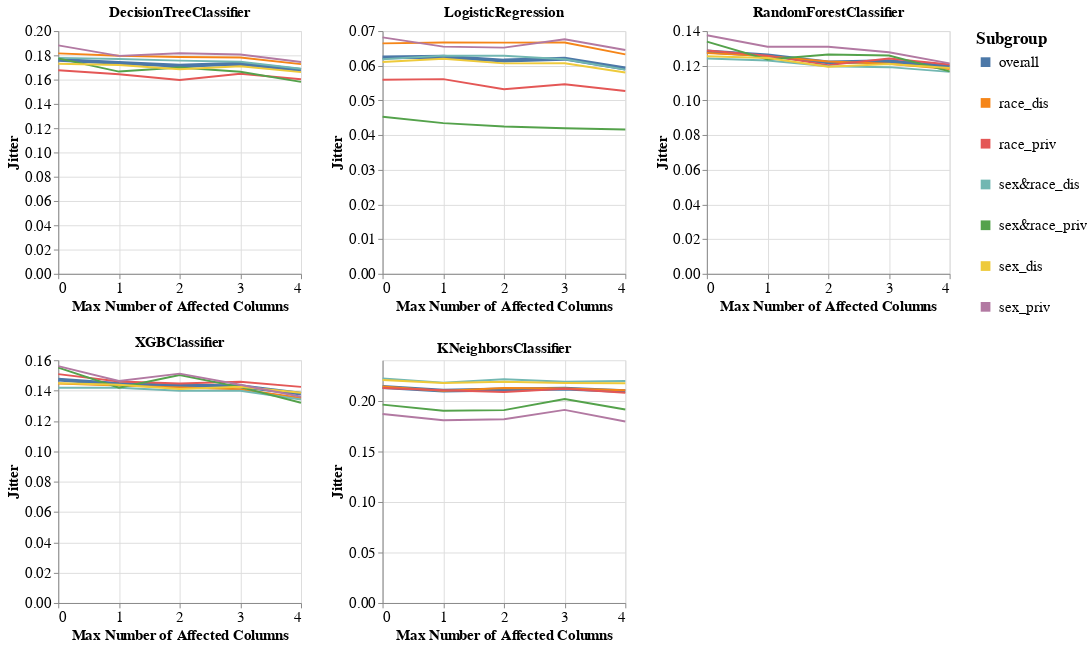

This figure's notebook cell:
### Markdown cell above
### Specific subgroup metric per dataset and multiple models

### Code cell
visualizer.create_subgroups_grid_pct_lines_per_model_plot(subgroup_metric='Jitter',
                                                          target_preprocessing_technique=PREPROCESSING_TECHNIQUES[0],
                                                          model_names=MODEL_NAMES,
                                                          mode='max_num_columns')

### Figure 1 — Vega-Lite specification as saved in the notebook (floating-point values rounded to 4 significant figures)
{"config": {"view": {"continuousWidth": 400, "continuousHeight": 300}, "axis": {"labelFontSize": 15, "titleFontSize": 15}, "legend": {"labelFontSize": 15, "symbolStrokeWidth": 10, "titleFontSize": 17}, "title": {"fontSize": 15}}, "vconcat": [{"hconcat": [{"mark": "line", "encoding": {"color": {"field": "Subgroup", "type": "nominal"}, "strokeWidth": {"condition": {"value": 4, "test": "datum.Subgroup == 'overall'"}, "value": 2}, "x": {"axis": {"tickMinStep": 1}, "field": "Percentage", "title": "Max Number of Affected Columns", "type": "quantitative"}, "y": {"field": "Metric_Value", "title": "Jitter", "type": "quantitative"}}, "height": 250, "title": "DecisionTreeClassifier", "width": 250}, {"data": {"name": "data-a92ba8053cffd406ef3d83cafd9003b3"}, "mark": "line", "encoding": {"color": {"field": "Subgroup", "type": "nominal"}, "strokeWidth": {"condition": {"value": 4, "test": "datum.Subgroup == 'overall'"}, "value": 2}, "x": {"axis": {"tickMinStep": 1}, "field": "Percentage", "title": "Max Number of Affected Columns", "type": "quantitative"}, "y": {"field": "Metric_Value", "title": "Jitter", "type": "quantitative"}}, "height": 250, "title": "LogisticRegression", "width": 250}, {"data": {"name": "data-cd5742ee806b767fe313db1b54f65eeb"}, "mark": "line", "encoding": {"color": {"field": "Subgroup", "type": "nominal"}, "strokeWidth": {"condition": {"value": 4, "test": "datum.Subgroup == 'overall'"}, "value": 2}, "x": {"axis": {"tickMinStep": 1}, "field": "Percentage", "title": "Max Number of Affected Columns", "type": "quantitative"}, "y": {"field": "Metric_Value", "title": "Jitter", "type": "quantitative"}}, "height": 250, "title": "RandomForestClassifier", "width": 250}]}, {"hconcat": [{"mark": "line", "encoding": {"color": {"field": "Subgroup", "type": "nominal"}, "strokeWidth": {"condition": {"value": 4, "test": "datum.Subgroup == 'overall'"}, "value": 2}, "x": {"axis": {"tickMinStep": 1}, "field": "Percentage", "title": "Max Number of Affected Columns", "type": "quantitative"}, "y": {"field": "Metric_Value", "title": "Jitter", "type": "quantitative"}}, "height": 250, "title": "XGBClassifier", "width": 250}, {"data": {"name": "data-e5080bacfdd8e9cd53d47f045d9adc9f"}, "mark": "line", "encoding": {"color": {"field": "Subgroup", "type": "nominal"}, "strokeWidth": {"condition": {"value": 4, "test": "datum.Subgroup == 'overall'"}, "value": 2}, "x": {"axis": {"tickMinStep": 1}, "field": "Percentage", "title": "Max Number of Affected Columns", "type": "quantitative"}, "y": {"field": "Metric_Value", "title": "Jitter", "type": "quantitative"}}, "height": 250, "title": "KNeighborsClassifier", "width": 250}], "data": {"name": "data-29b5c967879d0432fb229ee66afd3fc4"}}], "data": {"name": "data-c56f06eae6d95aa3b6ca33a19c95e19d"}, "$schema": "https://vega.github.io/schema/vega-lite/v4.17.0.json", "datasets": {"data-c56f06eae6d95aa3b6ca33a19c95e19d": [{"Model_Name": "DecisionTreeClassifier", "Test_Set_Index": 0.0, "Metric": "Jitter", "Subgroup": "overall", "Num_Estimators": 200.0, "Metric_Value": 0.1763, "Percentage": 0.0}, {"Model_Name": "DecisionTreeClassifier", "Test_Set_Index": 0.0, "Metric": "Jitter", "Subgroup": "race_dis", "Num_Estimators": 200.0, "Metric_Value": 0.1816, "Percentage": 0.0}, {"Model_Name": "DecisionTreeClassifier", "Test_Set_Index": 0.0, "Metric": "Jitter", "Subgroup": "race_priv", "Num_Estimators": 200.0, "Metric_Value": 0.1677, "Percentage": 0.0}, {"Model_Name": "DecisionTreeClassifier", "Test_Set_Index": 0.0, "Metric": "Jitter", "Subgroup": "sex&race_dis", "Num_Estimators": 200.0, "Metric_Value": 0.1779, "Percentage": 0.0}, {"Model_Name": "DecisionTreeClassifier", "Test_Set_Index": 0.0, "Metric": "Jitter", "Subgroup": "sex&race_priv", "Num_Estimators": 200.0, "Metric_Value": 0.1775, "Percentage": 0.0}, {"Model_Name": "DecisionTreeClassifier", "Test_Set_Index": 0.0, "Metric": "Jitter", "Subgroup": "sex_dis", "Num_Estimators": 200.0, "Metric_Value": 0.173, "Percentage": 0.0}, {"Model_Name": "DecisionTreeClassifier", "Test_Set_Index": 0.0, "Metric": "Jitter", "Subgroup": "sex_priv", "Num_Estimators": 200.0, "Metric_Value": 0.1882, "Percentage": 0.0}, {"Model_Name": "DecisionTreeClassifier", "Test_Set_Index": 1.0, "Metric": "Jitter", "Subgroup": "overall", "Num_Estimators": 200.0, "Metric_Value": 0.1738, "Percentage": 1.0}, {"Model_Name": "DecisionTreeClassifier", "Test_Set_Index": 1.0, "Metric": "Jitter", "Subgroup": "race_dis", "Num_Estimators": 200.0, "Metric_Value": 0.1796, "Percentage": 1.0}, {"Model_Name": "DecisionTreeClassifier", "Test_Set_Index": 1.0, "Metric": "Jitter", "Subgroup": "race_priv", "Num_Estimators": 200.0, "Metric_Value": 0.1645, "Percentage": 1.0}, {"Model_Name": "DecisionTreeClassifier", "Test_Set_Index": 1.0, "Metric": "Jitter", "Subgroup": "sex&race_dis", "Num_Estimators": 200.0, "Metric_Value": 0.177, "Percentage": 1.0}, {"Model_Name": "DecisionTreeClassifier", "Test_Set_Index": 1.0, "Metric": "Jitter", "Subgroup": "sex&race_priv", "Num_Estimators": 200.0, "Metric_Value": 0.1666, "Percentage": 1.0}, {"Model_Name": "DecisionTreeClassifier", "Test_Set_Index": 1.0, "Metric": "Jitter", "Subgroup": "sex_dis", "Num_Estimators": 200.0, "Metric_Value": 0.1721, "Percentage": 1.0}, {"Model_Name": "DecisionTreeClassifier", "Test_Set_Index": 1.0, "Metric": "Jitter", "Subgroup": "sex_priv", "Num_Estimators": 200.0, "Metric_Value": 0.1796, "Percentage": 1.0}, {"Model_Name": "DecisionTreeClassifier", "Test_Set_Index": 2.0, "Metric": "Jitter", "Subgroup": "overall", "Num_Estimators": 200.0, "Metric_Value": 0.1714, "Percentage": 2.0}, {"Model_Name": "DecisionTreeClassifier", "Test_Set_Index": 2.0, "Metric": "Jitter", "Subgroup": "race_dis", "Num_Estimators": 200.0, "Metric_Value": 0.1787, "Percentage": 2.0}, {"Model_Name": "DecisionTreeClassifier", "Test_Set_Index": 2.0, "Metric": "Jitter", "Subgroup": "race_priv", "Num_Estimators": 200.0, "Metric_Value": 0.1597, "Percentage": 2.0}, {"Model_Name": "DecisionTreeClassifier", "Test_Set_Index": 2.0, "Metric": "Jitter", "Subgroup": "sex&race_dis", "Num_Estimators": 200.0, "Metric_Value": 0.1757, "Percentage": 2.0}, {"Model_Name": "DecisionTreeClassifier", "Test_Set_Index": 2.0, "Metric": "Jitter", "Subgroup": "sex&race_priv", "Num_Estimators": 200.0, "Metric_Value": 0.17, "Percentage": 2.0}, {"Model_Name": "DecisionTreeClassifier", "Test_Set_Index": 2.0, "Metric": "Jitter", "Subgroup": "sex_dis", "Num_Estimators": 200.0, "Metric_Value": 0.1686, "Percentage": 2.0}, {"Model_Name": "DecisionTreeClassifier", "Test_Set_Index": 2.0, "Metric": "Jitter", "Subgroup": "sex_priv", "Num_Estimators": 200.0, "Metric_Value": 0.1817, "Percentage": 2.0}, {"Model_Name": "DecisionTreeClassifier", "Test_Set_Index": 3.0, "Metric": "Jitter", "Subgroup": "overall", "Num_Estimators": 200.0, "Metric_Value": 0.1731, "Percentage": 3.0}, {"Model_Name": "DecisionTreeClassifier", "Test_Set_Index": 3.0, "Metric": "Jitter", "Subgroup": "race_dis", "Num_Estimators": 200.0, "Metric_Value": 0.1783, "Percentage": 3.0}, {"Model_Name": "DecisionTreeClassifier", "Test_Set_Index": 3.0, "Metric": "Jitter", "Subgroup": "race_priv", "Num_Estimators": 200.0, "Metric_Value": 0.1649, "Percentage": 3.0}, {"Model_Name": "DecisionTreeClassifier", "Test_Set_Index": 3.0, "Metric": "Jitter", "Subgroup": "sex&race_dis", "Num_Estimators": 200.0, "Metric_Value": 0.1748, "Percentage": 3.0}, {"Model_Name": "DecisionTreeClassifier", "Test_Set_Index": 3.0, "Metric": "Jitter", "Subgroup": "sex&race_priv", "Num_Estimators": 200.0, "Metric_Value": 0.1665, "Percentage": 3.0}, {"Model_Name": "DecisionTreeClassifier", "Test_Set_Index": 3.0, "Metric": "Jitter", "Subgroup": "sex_dis", "Num_Estimators": 200.0, "Metric_Value": 0.171, "Percentage": 3.0}, {"Model_Name": "DecisionTreeClassifier", "Test_Set_Index": 3.0, "Metric": "Jitter", "Subgroup": "sex_priv", "Num_Estimators": 200.0, "Metric_Value": 0.1807, "Percentage": 3.0}, {"Model_Name": "DecisionTreeClassifier", "Test_Set_Index": 4.0, "Metric": "Jitter", "Subgroup": "overall", "Num_Estimators": 200.0, "Metric_Value": 0.168, "Percentage": 4.0}, {"Model_Name": "DecisionTreeClassifier", "Test_Set_Index": 4.0, "Metric": "Jitter", "Subgroup": "race_dis", "Num_Estimators": 200.0, "Metric_Value": 0.1728, "Percentage": 4.0}, {"Model_Name": "DecisionTreeClassifier", "Test_Set_Index": 4.0, "Metric": "Jitter", "Subgroup": "race_priv", "Num_Estimators": 200.0, "Metric_Value": 0.1604, "Percentage": 4.0}, {"Model_Name": "DecisionTreeClassifier", "Test_Set_Index": 4.0, "Metric": "Jitter", "Subgroup": "sex&race_dis", "Num_Estimators": 200.0, "Metric_Value": 0.169, "Percentage": 4.0}, {"Model_Name": "DecisionTreeClassifier", "Test_Set_Index": 4.0, "Metric": "Jitter", "Subgroup": "sex&race_priv", "Num_Estimators": 200.0, "Metric_Value": 0.1581, "Percentage": 4.0}, {"Model_Name": "DecisionTreeClassifier", "Test_Set_Index": 4.0, "Metric": "Jitter", "Subgroup": "sex_dis", "Num_Estimators": 200.0, "Metric_Value": 0.1662, "Percentage": 4.0}, {"Model_Name": "DecisionTreeClassifier", "Test_Set_Index": 4.0, "Metric": "Jitter", "Subgroup": "sex_priv", "Num_Estimators": 200.0, "Metric_Value": 0.1746, "Percentage": 4.0}], "data-a92ba8053cffd406ef3d83cafd9003b3": [{"Model_Name": "LogisticRegression", "Test_Set_Index": 0.0, "Metric": "Jitter", "Subgroup": "overall", "Num_Estimators": 200.0, "Metric_Value": 0.06241, "Percentage": 0.0}, {"Model_Name": "LogisticRegression", "Test_Set_Index": 0.0, "Metric": "Jitter", "Subgroup": "race_dis", "Num_Estimators": 200.0, "Metric_Value": 0.06645, "Percentage": 0.0}, {"Model_Name": "LogisticRegression", "Test_Set_Index": 0.0, "Metric": "Jitter", "Subgroup": "race_priv", "Num_Estimators": 200.0, "Metric_Value": 0.05599, "Percentage": 0.0}, {"Model_Name": "LogisticRegression", "Test_Set_Index": 0.0, "Metric": "Jitter", "Subgroup": "sex&race_dis", "Num_Estimators": 200.0, "Metric_Value": 0.0619, "Percentage": 0.0}, {"Model_Name": "LogisticRegression", "Test_Set_Index": 0.0, "Metric": "Jitter", "Subgroup": "sex&race_priv", "Num_Estimators": 200.0, "Metric_Value": 0.04529, "Percentage": 0.0}, {"Model_Name": "LogisticRegression", "Test_Set_Index": 0.0, "Metric": "Jitter", "Subgroup": "sex_dis", "Num_Estimators": 200.0, "Metric_Value": 0.06108, "Percentage": 0.0}, {"Model_Name": "LogisticRegression", "Test_Set_Index": 0.0, "Metric": "Jitter", "Subgroup": "sex_priv", "Num_Estimators": 200.0, "Metric_Value": 0.06819, "Percentage": 0.0}, {"Model_Name": "LogisticRegression", "Test_Set_Index": 1.0, "Metric": "Jitter", "Subgroup": "overall", "Num_Estimators": 200.0, "Metric_Value": 0.06261, "Percentage": 1.0}, {"Model_Name": "LogisticRegression", "Test_Set_Index": 1.0, "Metric": "Jitter", "Subgroup": "race_dis", "Num_Estimators": 200.0, "Metric_Value": 0.0667, "Percentage": 1.0}, {"Model_Name": "LogisticRegression", "Test_Set_Index": 1.0, "Metric": "Jitter", "Subgroup": "race_priv", "Num_Estimators": 200.0, "Metric_Value": 0.05615, "Percentage": 1.0}, {"Model_Name": "LogisticRegression", "Test_Set_Index": 1.0, "Metric": "Jitter", "Subgroup": "sex&race_dis", "Num_Estimators": 200.0, "Metric_Value": 0.06292, "Percentage": 1.0}, {"Model_Name": "LogisticRegression", "Test_Set_Index": 1.0, "Metric": "Jitter", "Subgroup": "sex&race_priv", "Num_Estimators": 200.0, "Metric_Value": 0.04346, "Percentage": 1.0}, {"Model_Name": "LogisticRegression", "Test_Set_Index": 1.0, "Metric": "Jitter", "Subgroup": "sex_dis", "Num_Estimators": 200.0, "Metric_Value": 0.06201, "Percentage": 1.0}, {"Model_Name": "LogisticRegression", "Test_Set_Index": 1.0, "Metric": "Jitter", "Subgroup": "sex_priv", "Num_Estimators": 200.0, "Metric_Value": 0.06552, "Percentage": 1.0}, {"Model_Name": "LogisticRegression", "Test_Set_Index": 2.0, "Metric": "Jitter", "Subgroup": "overall", "Num_Estimators": 200.0, "Metric_Value": 0.0615, "Percentage": 2.0}, {"Model_Name": "LogisticRegression", "Test_Set_Index": 2.0, "Metric": "Jitter", "Subgroup": "race_dis", "Num_Estimators": 200.0, "Metric_Value": 0.06666, "Percentage": 2.0}, {"Model_Name": "LogisticRegression", "Test_Set_Index": 2.0, "Metric": "Jitter", "Subgroup": "race_priv", "Num_Estimators": 200.0, "Metric_Value": 0.05325, "Percentage": 2.0}, {"Model_Name": "LogisticRegression", "Test_Set_Index": 2.0, "Metric": "Jitter", "Subgroup": "sex&race_dis", "Num_Estimators": 200.0, "Metric_Value": 0.06287, "Percentage": 2.0}, {"Model_Name": "LogisticRegression", "Test_Set_Index": 2.0, "Metric": "Jitter", "Subgroup": "sex&race_priv", "Num_Estimators": 200.0, "Metric_Value": 0.04246, "Percentage": 2.0}, {"Model_Name": "LogisticRegression", "Test_Set_Index": 2.0, "Metric": "Jitter", "Subgroup": "sex_dis", "Num_Estimators": 200.0, "Metric_Value": 0.06069, "Percentage": 2.0}, {"Model_Name": "LogisticRegression", "Test_Set_Index": 2.0, "Metric": "Jitter", "Subgroup": "sex_priv", "Num_Estimators": 200.0, "Metric_Value": 0.06523, "Percentage": 2.0}, {"Model_Name": "LogisticRegression", "Test_Set_Index": 3.0, "Metric": "Jitter", "Subgroup": "overall", "Num_Estimators": 200.0, "Metric_Value": 0.06204, "Percentage": 3.0}, {"Model_Name": "LogisticRegression", "Test_Set_Index": 3.0, "Metric": "Jitter", "Subgroup": "race_dis", "Num_Estimators": 200.0, "Metric_Value": 0.06672, "Percentage": 3.0}, {"Model_Name": "LogisticRegression", "Test_Set_Index": 3.0, "Metric": "Jitter", "Subgroup": "race_priv", "Num_Estimators": 200.0, "Metric_Value": 0.05465, "Percentage": 3.0}, {"Model_Name": "LogisticRegression", "Test_Set_Index": 3.0, "Metric": "Jitter", "Subgroup": "sex&race_dis", "Num_Estimators": 200.0, "Metric_Value": 0.06186, "Percentage": 3.0}, {"Model_Name": "LogisticRegression", "Test_Set_Index": 3.0, "Metric": "Jitter", "Subgroup": "sex&race_priv", "Num_Estimators": 200.0, "Metric_Value": 0.04195, "Percentage": 3.0}, {"Model_Name": "LogisticRegression", "Test_Set_Index": 3.0, "Metric": "Jitter", "Subgroup": "sex_dis", "Num_Estimators": 200.0, "Metric_Value": 0.06074, "Percentage": 3.0}, {"Model_Name": "LogisticRegression", "Test_Set_Index": 3.0, "Metric": "Jitter", "Subgroup": "sex_priv", "Num_Estimators": 200.0, "Metric_Value": 0.06762, "Percentage": 3.0}, {"Model_Name": "LogisticRegression", "Test_Set_Index": 4.0, "Metric": "Jitter", "Subgroup": "overall", "Num_Estimators": 200.0, "Metric_Value": 0.0592, "Percentage": 4.0}, {"Model_Name": "LogisticRegression", "Test_Set_Index": 4.0, "Metric": "Jitter", "Subgroup": "race_dis", "Num_Estimators": 200.0, "Metric_Value": 0.06329, "Percentage": 4.0}, {"Model_Name": "LogisticRegression", "Test_Set_Index": 4.0, "Metric": "Jitter", "Subgroup": "race_priv", "Num_Estimators": 200.0, "Metric_Value": 0.05274, "Percentage": 4.0}, {"Model_Name": "LogisticRegression", "Test_Set_Index": 4.0, "Metric": "Jitter", "Subgroup": "sex&race_dis", "Num_Estimators": 200.0, "Metric_Value": 0.05888, "Percentage": 4.0}, {"Model_Name": "LogisticRegression", "Test_Set_Index": 4.0, "Metric": "Jitter", "Subgroup": "sex&race_priv", "Num_Estimators": 200.0, "Metric_Value": 0.04159, "Percentage": 4.0}, {"Model_Name": "LogisticRegression", "Test_Set_Index": 4.0, "Metric": "Jitter", "Subgroup": "sex_dis", "Num_Estimators": 200.0, "Metric_Value": 0.05804, "Percentage": 4.0}, {"Model_Name": "LogisticRegression", "Test_Set_Index": 4.0, "Metric": "Jitter", "Subgroup": "sex_priv", "Num_Estimators": 200.0, "Metric_Value": 0.06456, "Percentage": 4.0}], "data-cd5742ee806b767fe313db1b54f65eeb": [{"Model_Name": "RandomForestClassifier", "Test_Set_Index": 0.0, "Metric": "Jitter", "Subgroup": "overall", "Num_Estimators": 200.0, "Metric_Value": 0.1282, "Percentage": 0.0}, {"Model_Name": "RandomForestClassifier", "Test_Set_Index": 0.0, "Metric": "Jitter", "Subgroup": "race_dis", "Num_Estimators": 200.0, "Metric_Value": 0.1273, "Percentage": 0.0}, {"Model_Name": "RandomForestClassifier", "Test_Set_Index": 0.0, "Metric": "Jitter", "Subgroup": "race_priv", "Num_Estimators": 200.0, "Metric_Value": 0.1288, "Percentage": 0.0}, {"Model_Name": "RandomForestClassifier", "Test_Set_Index": 0.0, "Metric": "Jitter", "Subgroup": "sex&race_dis", "Num_Estimators": 200.0, "Metric_Value": 0.1242, "Percentage": 0.0}, {"Model_Name": "RandomForestClassifier", "Test_Set_Index": 0.0, "Metric": "Jitter", "Subgroup": "sex&race_priv", "Num_Estimators": 200.0, "Metric_Value": 0.1339, "Percentage": 0.0}, {"Model_Name": "RandomForestClassifier", "Test_Set_Index": 0.0, "Metric": "Jitter", "Subgroup": "sex_dis", "Num_Estimators": 200.0, "Metric_Value": 0.1255, "Percentage": 0.0}, {"Model_Name": "RandomForestClassifier", "Test_Set_Index": 0.0, "Metric": "Jitter", "Subgroup": "sex_priv", "Num_Estimators": 200.0, "Metric_Value": 0.1376, "Percentage": 0.0}, {"Model_Name": "RandomForestClassifier", "Test_Set_Index": 1.0, "Metric": "Jitter", "Subgroup": "overall", "Num_Estimators": 200.0, "Metric_Value": 0.126, "Percentage": 1.0}, {"Model_Name": "RandomForestClassifier", "Test_Set_Index": 1.0, "Metric": "Jitter", "Subgroup": "race_dis", "Num_Estimators": 200.0, "Metric_Value": 0.1256, "Percentage": 1.0}, {"Model_Name": "RandomForestClassifier", "Test_Set_Index": 1.0, "Metric": "Jitter", "Subgroup": "race_priv", "Num_Estimators": 200.0, "Metric_Value": 0.1258, "Percentage": 1.0}, {"Model_Name": "RandomForestClassifier", "Test_Set_Index": 1.0, "Metric": "Jitter", "Subgroup": "sex&race_dis", "Num_Estimators": 200.0, "Metric_Value": 0.123, "Percentage": 1.0}, {"Model_Name": "RandomForestClassifier", "Test_Set_Index": 1.0, "Metric": "Jitter", "Subgroup": "sex&race_priv", "Num_Estimators": 200.0, "Metric_Value": 0.1236, "Percentage": 1.0}, {"Model_Name": "RandomForestClassifier", "Test_Set_Index": 1.0, "Metric": "Jitter", "Subgroup": "sex_dis", "Num_Estimators": 200.0, "Metric_Value": 0.1245, "Percentage": 1.0}, {"Model_Name": "RandomForestClassifier", "Test_Set_Index": 1.0, "Metric": "Jitter", "Subgroup": "sex_priv", "Num_Estimators": 200.0, "Metric_Value": 0.131, "Percentage": 1.0}, {"Model_Name": "RandomForestClassifier", "Test_Set_Index": 2.0, "Metric": "Jitter", "Subgroup": "overall", "Num_Estimators": 200.0, "Metric_Value": 0.122, "Percentage": 2.0}, {"Model_Name": "RandomForestClassifier", "Test_Set_Index": 2.0, "Metric": "Jitter", "Subgroup": "race_dis", "Num_Estimators": 200.0, "Metric_Value": 0.1225, "Percentage": 2.0}, {"Model_Name": "RandomForestClassifier", "Test_Set_Index": 2.0, "Metric": "Jitter", "Subgroup": "race_priv", "Num_Estimators": 200.0, "Metric_Value": 0.1204, "Percentage": 2.0}, {"Model_Name": "RandomForestClassifier", "Test_Set_Index": 2.0, "Metric": "Jitter", "Subgroup": "sex&race_dis", "Num_Estimators": 200.0, "Metric_Value": 0.1197, "Percentage": 2.0}, {"Model_Name": "RandomForestClassifier", "Test_Set_Index": 2.0, "Metric": "Jitter", "Subgroup": "sex&race_priv", "Num_Estimators": 200.0, "Metric_Value": 0.1265, "Percentage": 2.0}, {"Model_Name": "RandomForestClassifier", "Test_Set_Index": 2.0, "Metric": "Jitter", "Subgroup": "sex_dis", "Num_Estimators": 200.0, "Metric_Value": 0.1194, "Percentage": 2.0}, {"Model_Name": "RandomForestClassifier", "Test_Set_Index": 2.0, "Metric": "Jitter", "Subgroup": "sex_priv", "Num_Estimators": 200.0, "Metric_Value": 0.131, "Percentage": 2.0}, {"Model_Name": "RandomForestClassifier", "Test_Set_Index": 3.0, "Metric": "Jitter", "Subgroup": "overall", "Num_Estimators": 200.0, "Metric_Value": 0.1226, "Percentage": 3.0}, {"Model_Name": "RandomForestClassifier", "Test_Set_Index": 3.0, "Metric": "Jitter", "Subgroup": "race_dis", "Num_Estimators": 200.0, "Metric_Value": 0.1211, "Percentage": 3.0}, {"Model_Name": "RandomForestClassifier", "Test_Set_Index": 3.0, "Metric": "Jitter", "Subgroup": "race_priv", "Num_Estimators": 200.0, "Metric_Value": 0.1242, "Percentage": 3.0}, {"Model_Name": "RandomForestClassifier", "Test_Set_Index": 3.0, "Metric": "Jitter", "Subgroup": "sex&race_dis", "Num_Estimators": 200.0, "Metric_Value": 0.1192, "Percentage": 3.0}, {"Model_Name": "RandomForestClassifier", "Test_Set_Index": 3.0, "Metric": "Jitter", "Subgroup": "sex&race_priv", "Num_Estimators": 200.0, "Metric_Value": 0.1259, "Percentage": 3.0}, {"Model_Name": "RandomForestClassifier", "Test_Set_Index": 3.0, "Metric": "Jitter", "Subgroup": "sex_dis", "Num_Estimators": 200.0, "Metric_Value": 0.121, "Percentage": 3.0}, {"Model_Name": "RandomForestClassifier", "Test_Set_Index": 3.0, "Metric": "Jitter", "Subgroup": "sex_priv", "Num_Estimators": 200.0, "Metric_Value": 0.1278, "Percentage": 3.0}, {"Model_Name": "RandomForestClassifier", "Test_Set_Index": 4.0, "Metric": "Jitter", "Subgroup": "overall", "Num_Estimators": 200.0, "Metric_Value": 0.1195, "Percentage": 4.0}, {"Model_Name": "RandomForestClassifier", "Test_Set_Index": 4.0, "Metric": "Jitter", "Subgroup": "race_dis", "Num_Estimators": 200.0, "Metric_Value": 0.1182, "Percentage": 4.0}, {"Model_Name": "RandomForestClassifier", "Test_Set_Index": 4.0, "Metric": "Jitter", "Subgroup": "race_priv", "Num_Estimators": 200.0, "Metric_Value": 0.1207, "Percentage": 4.0}, {"Model_Name": "RandomForestClassifier", "Test_Set_Index": 4.0, "Metric": "Jitter", "Subgroup": "sex&race_dis", "Num_Estimators": 200.0, "Metric_Value": 0.1165, "Percentage": 4.0}, {"Model_Name": "RandomForestClassifier", "Test_Set_Index": 4.0, "Metric": "Jitter", "Subgroup": "sex&race_priv", "Num_Estimators": 200.0, "Metric_Value": 0.1167, "Percentage": 4.0}, {"Model_Name": "RandomForestClassifier", "Test_Set_Index": 4.0, "Metric": "Jitter", "Subgroup": "sex_dis", "Num_Estimators": 200.0, "Metric_Value": 0.1187, "Percentage": 4.0}, {"Model_Name": "RandomForestClassifier", "Test_Set_Index": 4.0, "Metric": "Jitter", "Subgroup": "sex_priv", "Num_Estimators": 200.0, "Metric_Value": 0.1214, "Percentage": 4.0}], "data-29b5c967879d0432fb229ee66afd3fc4": [{"Model_Name": "XGBClassifier", "Test_Set_Index": 0.0, "Metric": "Jitter", "Subgroup": "overall", "Num_Estimators": 200.0, "Metric_Value": 0.1472, "Percentage": 0.0}, {"Model_Name": "XGBClassifier", "Test_Set_Index": 0.0, "Metric": "Jitter", "Subgroup": "race_dis", "Num_Estimators": 200.0, "Metric_Value": 0.1447, "Percentage": 0.0}, {"Model_Name": "XGBClassifier", "Test_Set_Index": 0.0, "Metric": "Jitter", "Subgroup": "race_priv", "Num_Estimators": 200.0, "Metric_Value": 0.1508, "Percentage": 0.0}, {"Model_Name": "XGBClassifier", "Test_Set_Index": 0.0, "Metric": "Jitter", "Subgroup": "sex&race_dis", "Num_Estimators": 200.0, "Metric_Value": 0.1419, "Percentage": 0.0}, {"Model_Name": "XGBClassifier", "Test_Set_Index": 0.0, "Metric": "Jitter", "Subgroup": "sex&race_priv", "Num_Estimators": 200.0, "Metric_Value": 0.1551, "Percentage": 0.0}, {"Model_Name": "XGBClassifier", "Test_Set_Index": 0.0, "Metric": "Jitter", "Subgroup": "sex_dis", "Num_Estimators": 200.0, "Metric_Value": 0.1448, "Percentage": 0.0}, {"Model_Name": "XGBClassifier", "Test_Set_Index": 0.0, "Metric": "Jitter", "Subgroup": "sex_priv", "Num_Estimators": 200.0, "Metric_Value": 0.1562, "Percentage": 0.0}, {"Model_Name": "XGBClassifier", "Test_Set_Index": 1.0, "Metric": "Jitter", "Subgroup": "overall", "Num_Estimators": 200.0, "Metric_Value": 0.1444, "Percentage": 1.0}, {"Model_Name": "XGBClassifier", "Test_Set_Index": 1.0, "Metric": "Jitter", "Subgroup": "race_dis", "Num_Estimators": 200.0, "Metric_Value": 0.1433, "Percentage": 1.0}, {"Model_Name": "XGBClassifier", "Test_Set_Index": 1.0, "Metric": "Jitter", "Subgroup": "race_priv", "Num_Estimators": 200.0, "Metric_Value": 0.1459, "Percentage": 1.0}, {"Model_Name": "XGBClassifier", "Test_Set_Index": 1.0, "Metric": "Jitter", "Subgroup": "sex&race_dis", "Num_Estimators": 200.0, "Metric_Value": 0.1418, "Percentage": 1.0}, {"Model_Name": "XGBClassifier", "Test_Set_Index": 1.0, "Metric": "Jitter", "Subgroup": "sex&race_priv", "Num_Estimators": 200.0, "Metric_Value": 0.1418, "Percentage": 1.0}, {"Model_Name": "XGBClassifier", "Test_Set_Index": 1.0, "Metric": "Jitter", "Subgroup": "sex_dis", "Num_Estimators": 200.0, "Metric_Value": 0.1438, "Percentage": 1.0}, {"Model_Name": "XGBClassifier", "Test_Set_Index": 1.0, "Metric": "Jitter", "Subgroup": "sex_priv", "Num_Estimators": 200.0, "Metric_Value": 0.1464, "Percentage": 1.0}, {"Model_Name": "XGBClassifier", "Test_Set_Index": 2.0, "Metric": "Jitter", "Subgroup": "overall", "Num_Estimators": 200.0, "Metric_Value": 0.1432, "Percentage": 2.0}, {"Model_Name": "XGBClassifier", "Test_Set_Index": 2.0, "Metric": "Jitter", "Subgroup": "race_dis", "Num_Estimators": 200.0, "Metric_Value": 0.1421, "Percentage": 2.0}, {"Model_Name": "XGBClassifier", "Test_Set_Index": 2.0, "Metric": "Jitter", "Subgroup": "race_priv", "Num_Estimators": 200.0, "Metric_Value": 0.1446, "Percentage": 2.0}, {"Model_Name": "XGBClassifier", "Test_Set_Index": 2.0, "Metric": "Jitter", "Subgroup": "sex&race_dis", "Num_Estimators": 200.0, "Metric_Value": 0.1399, "Percentage": 2.0}, {"Model_Name": "XGBClassifier", "Test_Set_Index": 2.0, "Metric": "Jitter", "Subgroup": "sex&race_priv", "Num_Estimators": 200.0, "Metric_Value": 0.1503, "Percentage": 2.0}, {"Model_Name": "XGBClassifier", "Test_Set_Index": 2.0, "Metric": "Jitter", "Subgroup": "sex_dis", "Num_Estimators": 200.0, "Metric_Value": 0.1411, "Percentage": 2.0}, {"Model_Name": "XGBClassifier", "Test_Set_Index": 2.0, "Metric": "Jitter", "Subgroup": "sex_priv", "Num_Estimators": 200.0, "Metric_Value": 0.1512, "Percentage": 2.0}, {"Model_Name": "XGBClassifier", "Test_Set_Index": 3.0, "Metric": "Jitter", "Subgroup": "overall", "Num_Estimators": 200.0, "Metric_Value": 0.1429, "Percentage": 3.0}, {"Model_Name": "XGBClassifier", "Test_Set_Index": 3.0, "Metric": "Jitter", "Subgroup": "race_dis", "Num_Estimators": 200.0, "Metric_Value": 0.1409, "Percentage": 3.0}, {"Model_Name": "XGBClassifier", "Test_Set_Index": 3.0, "Metric": "Jitter", "Subgroup": "race_priv", "Num_Estimators": 200.0, "Metric_Value": 0.1458, "Percentage": 3.0}, {"Model_Name": "XGBClassifier", "Test_Set_Index": 3.0, "Metric": "Jitter", "Subgroup": "sex&race_dis", "Num_Estimators": 200.0, "Metric_Value": 0.1399, "Percentage": 3.0}, {"Model_Name": "XGBClassifier", "Test_Set_Index": 3.0, "Metric": "Jitter", "Subgroup": "sex&race_priv", "Num_Estimators": 200.0, "Metric_Value": 0.1423, "Percentage": 3.0}, {"Model_Name": "XGBClassifier", "Test_Set_Index": 3.0, "Metric": "Jitter", "Subgroup": "sex_dis", "Num_Estimators": 200.0, "Metric_Value": 0.1425, "Percentage": 3.0}, {"Model_Name": "XGBClassifier", "Test_Set_Index": 3.0, "Metric": "Jitter", "Subgroup": "sex_priv", "Num_Estimators": 200.0, "Metric_Value": 0.1439, "Percentage": 3.0}, {"Model_Name": "XGBClassifier", "Test_Set_Index": 4.0, "Metric": "Jitter", "Subgroup": "overall", "Num_Estimators": 200.0, "Metric_Value": 0.138, "Percentage": 4.0}, {"Model_Name": "XGBClassifier", "Test_Set_Index": 4.0, "Metric": "Jitter", "Subgroup": "race_dis", "Num_Estimators": 200.0, "Metric_Value": 0.1351, "Percentage": 4.0}, {"Model_Name": "XGBClassifier", "Test_Set_Index": 4.0, "Metric": "Jitter", "Subgroup": "race_priv", "Num_Estimators": 200.0, "Metric_Value": 0.1424, "Percentage": 4.0}, {"Model_Name": "XGBClassifier", "Test_Set_Index": 4.0, "Metric": "Jitter", "Subgroup": "sex&race_dis", "Num_Estimators": 200.0, "Metric_Value": 0.1342, "Percentage": 4.0}, {"Model_Name": "XGBClassifier", "Test_Set_Index": 4.0, "Metric": "Jitter", "Subgroup": "sex&race_priv", "Num_Estimators": 200.0, "Metric_Value": 0.132, "Percentage": 4.0}, {"Model_Name": "XGBClassifier", "Test_Set_Index": 4.0, "Metric": "Jitter", "Subgroup": "sex_dis", "Num_Estimators": 200.0, "Metric_Value": 0.1385, "Percentage": 4.0}, {"Model_Name": "XGBClassifier", "Test_Set_Index": 4.0, "Metric": "Jitter", "Subgroup": "sex_priv", "Num_Estimators": 200.0, "Metric_Value": 0.1359, "Percentage": 4.0}], "data-e5080bacfdd8e9cd53d47f045d9adc9f": [{"Model_Name": "KNeighborsClassifier", "Test_Set_Index": 0.0, "Metric": "Jitter", "Subgroup": "overall", "Num_Estimators": 200.0, "Metric_Value": 0.2136, "Percentage": 0.0}, {"Model_Name": "KNeighborsClassifier", "Test_Set_Index": 0.0, "Metric": "Jitter", "Subgroup": "race_dis", "Num_Estimators": 200.0, "Metric_Value": 0.2141, "Percentage": 0.0}, {"Model_Name": "KNeighborsClassifier", "Test_Set_Index": 0.0, "Metric": "Jitter", "Subgroup": "race_priv", "Num_Estimators": 200.0, "Metric_Value": 0.2126, "Percentage": 0.0}, {"Model_Name": "KNeighborsClassifier", "Test_Set_Index": 0.0, "Metric": "Jitter", "Subgroup": "sex&race_dis", "Num_Estimators": 200.0, "Metric_Value": 0.2219, "Percentage": 0.0}, {"Model_Name": "KNeighborsClassifier", "Test_Set_Index": 0.0, "Metric": "Jitter", "Subgroup": "sex&race_priv", "Num_Estimators": 200.0, "Metric_Value": 0.1961, "Percentage": 0.0}, {"Model_Name": "KNeighborsClassifier", "Test_Set_Index": 0.0, "Metric": "Jitter", "Subgroup": "sex_dis", "Num_Estimators": 200.0, "Metric_Value": 0.2205, "Percentage": 0.0}, {"Model_Name": "KNeighborsClassifier", "Test_Set_Index": 0.0, "Metric": "Jitter", "Subgroup": "sex_priv", "Num_Estimators": 200.0, "Metric_Value": 0.1868, "Percentage": 0.0}, {"Model_Name": "KNeighborsClassifier", "Test_Set_Index": 1.0, "Metric": "Jitter", "Subgroup": "overall", "Num_Estimators": 200.0, "Metric_Value": 0.21, "Percentage": 1.0}, {"Model_Name": "KNeighborsClassifier", "Test_Set_Index": 1.0, "Metric": "Jitter", "Subgroup": "race_dis", "Num_Estimators": 200.0, "Metric_Value": 0.2097, "Percentage": 1.0}, {"Model_Name": "KNeighborsClassifier", "Test_Set_Index": 1.0, "Metric": "Jitter", "Subgroup": "race_priv", "Num_Estimators": 200.0, "Metric_Value": 0.2103, "Percentage": 1.0}, {"Model_Name": "KNeighborsClassifier", "Test_Set_Index": 1.0, "Metric": "Jitter", "Subgroup": "sex&race_dis", "Num_Estimators": 200.0, "Metric_Value": 0.2178, "Percentage": 1.0}, {"Model_Name": "KNeighborsClassifier", "Test_Set_Index": 1.0, "Metric": "Jitter", "Subgroup": "sex&race_priv", "Num_Estimators": 200.0, "Metric_Value": 0.1901, "Percentage": 1.0}, {"Model_Name": "KNeighborsClassifier", "Test_Set_Index": 1.0, "Metric": "Jitter", "Subgroup": "sex_dis", "Num_Estimators": 200.0, "Metric_Value": 0.2175, "Percentage": 1.0}, {"Model_Name": "KNeighborsClassifier", "Test_Set_Index": 1.0, "Metric": "Jitter", "Subgroup": "sex_priv", "Num_Estimators": 200.0, "Metric_Value": 0.1808, "Percentage": 1.0}, {"Model_Name": "KNeighborsClassifier", "Test_Set_Index": 2.0, "Metric": "Jitter", "Subgroup": "overall", "Num_Estimators": 200.0, "Metric_Value": 0.2111, "Percentage": 2.0}, {"Model_Name": "KNeighborsClassifier", "Test_Set_Index": 2.0, "Metric": "Jitter", "Subgroup": "race_dis", "Num_Estimators": 200.0, "Metric_Value": 0.2126, "Percentage": 2.0}, {"Model_Name": "KNeighborsClassifier", "Test_Set_Index": 2.0, "Metric": "Jitter", "Subgroup": "race_priv", "Num_Estimators": 200.0, "Metric_Value": 0.2087, "Percentage": 2.0}, {"Model_Name": "KNeighborsClassifier", "Test_Set_Index": 2.0, "Metric": "Jitter", "Subgroup": "sex&race_dis", "Num_Estimators": 200.0, "Metric_Value": 0.2212, "Percentage": 2.0}, {"Model_Name": "KNeighborsClassifier", "Test_Set_Index": 2.0, "Metric": "Jitter", "Subgroup": "sex&race_priv", "Num_Estimators": 200.0, "Metric_Value": 0.1907, "Percentage": 2.0}, {"Model_Name": "KNeighborsClassifier", "Test_Set_Index": 2.0, "Metric": "Jitter", "Subgroup": "sex_dis", "Num_Estimators": 200.0, "Metric_Value": 0.2187, "Percentage": 2.0}, {"Model_Name": "KNeighborsClassifier", "Test_Set_Index": 2.0, "Metric": "Jitter", "Subgroup": "sex_priv", "Num_Estimators": 200.0, "Metric_Value": 0.1817, "Percentage": 2.0}, {"Model_Name": "KNeighborsClassifier", "Test_Set_Index": 3.0, "Metric": "Jitter", "Subgroup": "overall", "Num_Estimators": 200.0, "Metric_Value": 0.2119, "Percentage": 3.0}, {"Model_Name": "KNeighborsClassifier", "Test_Set_Index": 3.0, "Metric": "Jitter", "Subgroup": "race_dis", "Num_Estimators": 200.0, "Metric_Value": 0.212, "Percentage": 3.0}, {"Model_Name": "KNeighborsClassifier", "Test_Set_Index": 3.0, "Metric": "Jitter", "Subgroup": "race_priv", "Num_Estimators": 200.0, "Metric_Value": 0.2117, "Percentage": 3.0}, {"Model_Name": "KNeighborsClassifier", "Test_Set_Index": 3.0, "Metric": "Jitter", "Subgroup": "sex&race_dis", "Num_Estimators": 200.0, "Metric_Value": 0.2187, "Percentage": 3.0}, {"Model_Name": "KNeighborsClassifier", "Test_Set_Index": 3.0, "Metric": "Jitter", "Subgroup": "sex&race_priv", "Num_Estimators": 200.0, "Metric_Value": 0.2016, "Percentage": 3.0}, {"Model_Name": "KNeighborsClassifier", "Test_Set_Index": 3.0, "Metric": "Jitter", "Subgroup": "sex_dis", "Num_Estimators": 200.0, "Metric_Value": 0.2174, "Percentage": 3.0}, {"Model_Name": "KNeighborsClassifier", "Test_Set_Index": 3.0, "Metric": "Jitter", "Subgroup": "sex_priv", "Num_Estimators": 200.0, "Metric_Value": 0.1909, "Percentage": 3.0}, {"Model_Name": "KNeighborsClassifier", "Test_Set_Index": 4.0, "Metric": "Jitter", "Subgroup": "overall", "Num_Estimators": 200.0, "Metric_Value": 0.2095, "Percentage": 4.0}, {"Model_Name": "KNeighborsClassifier", "Test_Set_Index": 4.0, "Metric": "Jitter", "Subgroup": "race_dis", "Num_Estimators": 200.0, "Metric_Value": 0.2104, "Percentage": 4.0}, {"Model_Name": "KNeighborsClassifier", "Test_Set_Index": 4.0, "Metric": "Jitter", "Subgroup": "race_priv", "Num_Estimators": 200.0, "Metric_Value": 0.2079, "Percentage": 4.0}, {"Model_Name": "KNeighborsClassifier", "Test_Set_Index": 4.0, "Metric": "Jitter", "Subgroup": "sex&race_dis", "Num_Estimators": 200.0, "Metric_Value": 0.2196, "Percentage": 4.0}, {"Model_Name": "KNeighborsClassifier", "Test_Set_Index": 4.0, "Metric": "Jitter", "Subgroup": "sex&race_priv", "Num_Estimators": 200.0, "Metric_Value": 0.1912, "Percentage": 4.0}, {"Model_Name": "KNeighborsClassifier", "Test_Set_Index": 4.0, "Metric": "Jitter", "Subgroup": "sex_dis", "Num_Estimators": 200.0, "Metric_Value": 0.2172, "Percentage": 4.0}, {"Model_Name": "KNeighborsClassifier", "Test_Set_Index": 4.0, "Metric": "Jitter", "Subgroup": "sex_priv", "Num_Estimators": 200.0, "Metric_Value": 0.1795, "Percentage": 4.0}]}}
